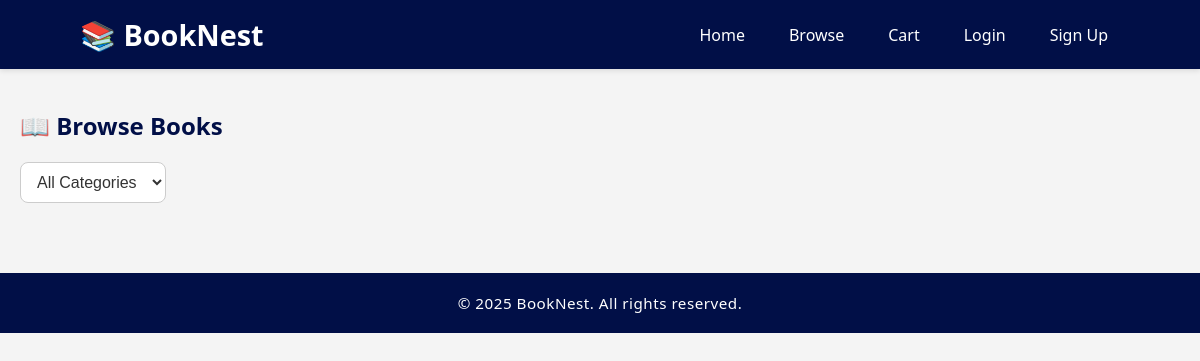
Page /browse.php on the earlier database version.
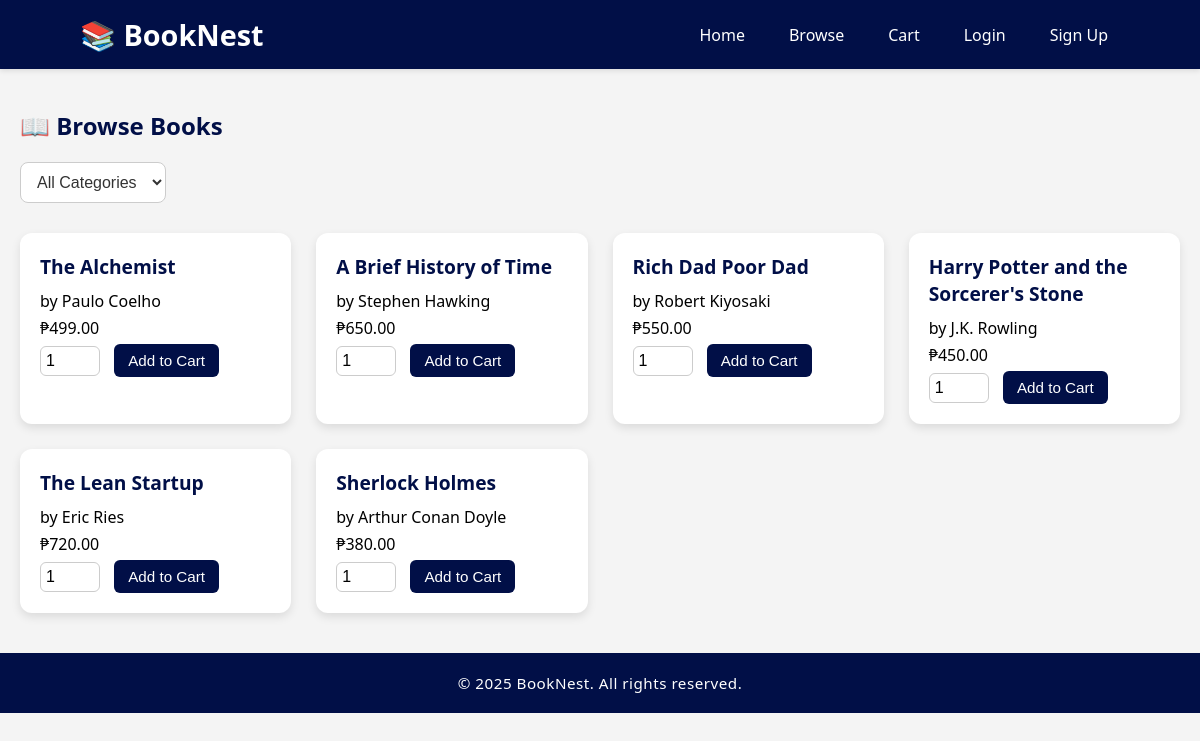
Same page on the later database version.
### tables this page shows
CREATE TABLE `books` (
  `book_id` int(11) NOT NULL,
  `title` varchar(255) NOT NULL,
  `author` varchar(255) DEFAULT NULL,
  `price` decimal(10,2) NOT NULL,
  `stock` int(11) DEFAULT 0,
  `category_id` int(11) DEFAULT NULL,
  `is_featured` tinyint(1) DEFAULT 0
);

### browse.php (the view, shortened to what this page needs)
<?php
require_once 'includes/db.php';
include 'includes/header.php';
$category_id = isset($_GET['category']) ? intval($_GET['category']) : 0;
$books_query = $category_id > 0 ?
    $conn->prepare("SELECT * FROM books WHERE category_id = ?") :
    $conn->prepare("SELECT * FROM books");
$books_query->execute();
$books_result = $books_query->get_result();
?>
<div class="container">
    <h2>📖 Browse Books</h2>
    <form method="get" action="">
        <select name="category" onchange="this.form.submit()">
            <option value="0">All Categories</option>
        </select>
    </form>
    <div class="grid">
        <?php while ($book = $books_result->fetch_assoc()): ?>
            <div class="book-card">
                <h4><?php echo $book['title']; ?></h4>
                <p>by <?php echo $book['author']; ?></p>
                <p>₱<?php echo number_format($book['price'], 2); ?></p>
                <form method="post" action="cart.php">
                    <input type="number" name="quantity" value="1" min="1" required>
                    <button type="submit" name="add_to_cart">Add to Cart</button>
                </form>
            </div>
        <?php endwhile; ?>
    </div>
</div>
<?php include 'includes/footer.php'; ?>

Differences in the rows shown:
added books: title "The Alchemist", author "Paulo Coelho", price "499.00"
added books: title "A Brief History of Time", author "Stephen Hawking", price "650.00"
added books: title "Rich Dad Poor Dad", author "Robert Kiyosaki", price "550.00"
added books: title "Harry Potter and the Sorcerer's Stone", author "J.K. Rowling", price "450.00"
added books: title "The Lean Startup", author "Eric Ries", price "720.00"
added books: title "Sherlock Holmes", author "Arthur Conan Doyle", price "380.00"
